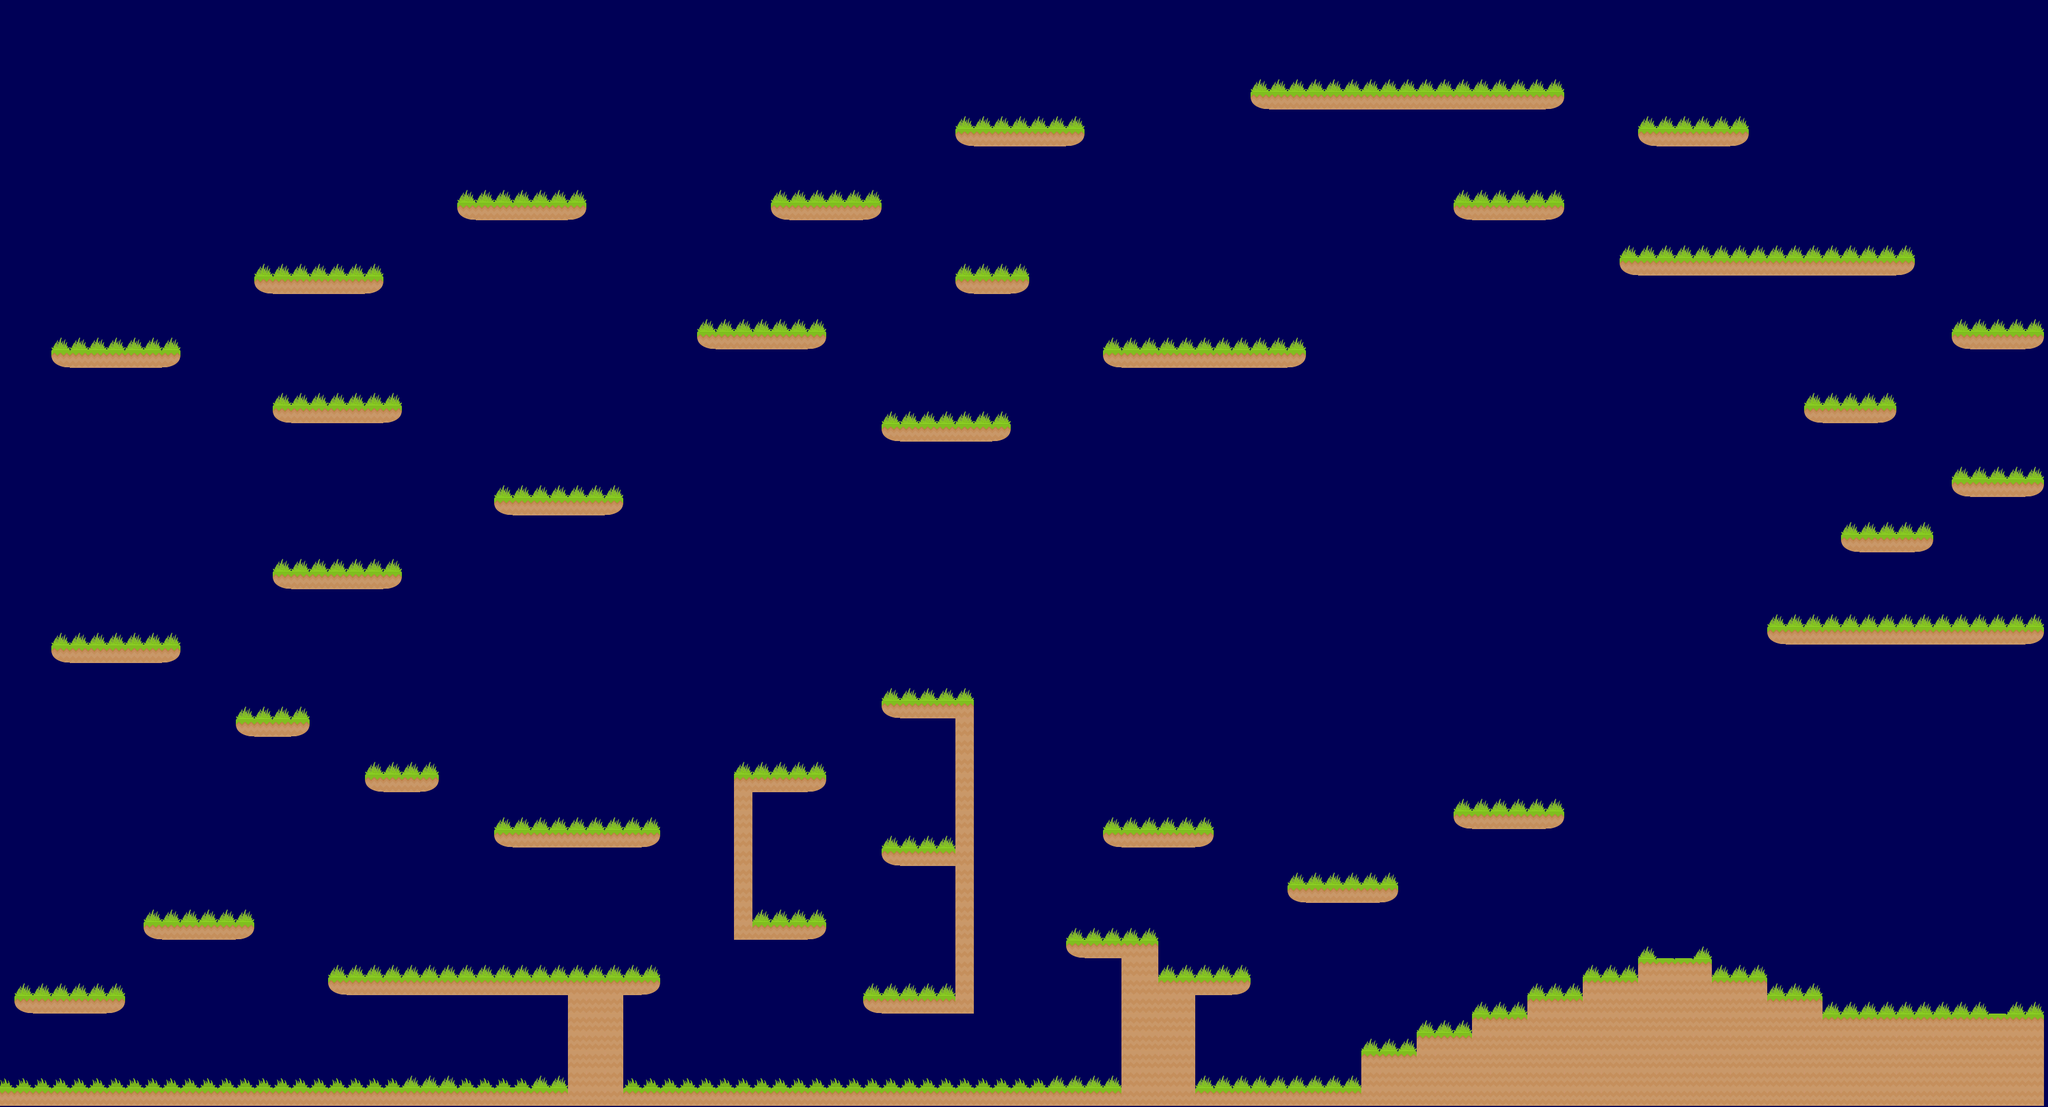

Tiled map render using the project's own tile images. Description and the map definition, with tile-layer contents summarised, below:
An orthogonal 111x60 tile map with 32x32 px tiles, 1 tile layer (Tile Layer ), 13 tilesets and 82 objects (51x land, warning).

<map version="1.2" tiledversion="1.3.0" orientation="orthogonal" renderorder="right-down" compressionlevel="0" width="111" height="60" tilewidth="32" tileheight="32" infinite="0" backgroundcolor="#e1000056" nextlayerid="11" nextobjectid="652">
 <tileset firstgid="1" name="platform-tileset" tilewidth="32" tileheight="32" tilecount="18" columns="6">
  <image source="platform-tileset.png" width="192" height="96" />
 </tileset>
 <tileset firstgid="19" name="flag" tilewidth="64" tileheight="64" tilecount="2" columns="2">
  <image source="flag.png" width="128" height="64" />
 </tileset>
 <tileset firstgid="21" name="springboard" tilewidth="32" tileheight="32" tilecount="6" columns="6">
  <image source="springboard.png" width="192" height="32" />
 </tileset>
 <tileset firstgid="27" name="coin" tilewidth="84" tileheight="84" spacing="3" tilecount="5" columns="5">
  <image source="coin.png" width="504" height="84" />
 </tileset>
 <tileset firstgid="32" name="object-tileset" tilewidth="32" tileheight="32" tilecount="7" columns="7">
  <image source="Items/object-tileset.png" width="224" height="32" />
  <tile id="0">
   <properties>
    <property name="name" value="coins" />
   </properties>
  </tile>
  <tile id="1">
   <properties>
    <property name="name" value="flag" />
   </properties>
  </tile>
  <tile id="3">
   <properties>
    <property name="name" value="springboard" />
   </properties>
  </tile>
  <tile id="4">
   <properties>
    <property name="name" value="clouds" />
   </properties>
  </tile>
  <tile id="5">
   <properties>
    <property name="color" value="red" />
    <property name="name" value="key" />
   </properties>
  </tile>
  <tile id="6">
   <properties>
    <property name="color" value="red" />
    <property name="name" value="lock" />
   </properties>
  </tile>
 </tileset>
 <tileset firstgid="39" name="gun" tilewidth="630" tileheight="533" tilecount="1" columns="1">
  <image source="gun.png" width="630" height="533" />
  <tile id="0">
   <properties>
    <property name="name" value="gun" />
   </properties>
  </tile>
 </tileset>
 <tileset firstgid="40" name="enemy-flyer1" tilewidth="64" tileheight="64" tilecount="4" columns="4">
  <properties>
   <property name="name" value="flyer" />
  </properties>
  <image source="enemy-flyer1.png" width="256" height="64" />
  <tile id="0">
   <properties>
    <property name="name" value="flyer" />
   </properties>
  </tile>
 </tileset>
 <tileset firstgid="44" name="ghost" tilewidth="64" tileheight="64" tilecount="3" columns="3">
  <properties>
   <property name="name" value="ghost" />
  </properties>
  <image source="enemy-flyer.png" width="192" height="64" />
  <tile id="0">
   <properties>
    <property name="name" value="ghost" />
   </properties>
  </tile>
 </tileset>
 <tileset firstgid="47" name="frame_4" tilewidth="200" tileheight="140" tilecount="1" columns="1">
  <image source="frame_4.png" width="256" height="256" />
  <tile id="0">
   <properties>
    <property name="name" value="flame" />
   </properties>
  </tile>
 </tileset>
 <tileset firstgid="48" name="Bomb" tilewidth="240" tileheight="200" tilecount="1" columns="1">
  <image source="frame_3.png" width="256" height="256" />
  <tile id="0">
   <properties>
    <property name="name" value="bomb" />
   </properties>
  </tile>
 </tileset>
 <tileset firstgid="49" name="clouds" tilewidth="1200" tileheight="1200" tilecount="1" columns="1">
  <properties>
   <property name="name" value="clouds" />
  </properties>
  <image source="clouds.png" width="1200" height="1200" />
 </tileset>
 <tileset firstgid="50" name="door" tilewidth="240" tileheight="240" tilecount="16" columns="4">
  <image source="door.png" width="1024" height="1024" />
  <tile id="9">
   <properties>
    <property name="name" value="door" />
   </properties>
  </tile>
 </tileset>
 <tileset firstgid="66" name="maindoor" tilewidth="300" tileheight="300" tilecount="16" columns="4">
  <image source="maindoor.png" width="1200" height="1200" />
  <tile id="5">
   <properties>
    <property name="name" value="maindoor" />
   </properties>
  </tile>
 </tileset>
 <layer id="10" name="Tile Layer " width="111" height="60" locked="1" offsetx="-7" offsety="-2">
  <data>[6660 cells, 982 non-empty, 8 distinct tile ids]</data>
 </layer>
 <objectgroup id="4" name="Object Layer " offsetx="0" offsety="2">
  <properties>
   <property name="name" value="key" />
  </properties>
  <object id="3" name="land" x="26" y="1739.27" width="192" height="30">
   <properties>
    <property name="name" value="land" />
   </properties>
  </object>
  <object id="4" name="land" x="253.03" y="1595" width="189" height="31">
   <properties>
    <property name="name" value="land" />
   </properties>
  </object>
  <object id="7" name="land" x="793" y="1885" width="2751.67" height="33">
   <properties>
    <property name="name" value="land" />
   </properties>
  </object>
  <object id="35" name="land" x="570.333" y="1696.5" width="573.167" height="27.5">
   <properties>
    <property name="name" value="land" />
   </properties>
  </object>
  <object id="36" name="land" x="987" y="1725" width="97" height="160">
   <properties>
    <property name="name" value="land" />
   </properties>
  </object>
  <object id="37" name="land" x="857" y="1438" width="287" height="32">
   <properties>
    <property name="name" value="land" />
   </properties>
  </object>
  <object id="39" name="land" x="409.5" y="1246.5" width="127.5" height="30">
   <properties>
    <property name="name" value="land" />
   </properties>
  </object>
  <object id="40" name="land" x="1274.5" y="1338" width="158" height="31">
   <properties>
    <property name="name" value="land" />
   </properties>
  </object>
  <object id="41" name="land" x="1274.5" y="1372.67" width="33" height="227.333">
   <properties>
    <property name="name" value="land" />
   </properties>
  </object>
  <object id="43" name="land" x="1272.5" y="1601" width="156" height="31">
   <properties>
    <property name="name" value="land" />
   </properties>
  </object>
  <object id="44" name="land" x="1529.5" y="1470.5" width="126.5" height="31">
   <properties>
    <property name="name" value="land" />
   </properties>
  </object>
  <object id="45" name="land" x="1660.5" y="1242" width="33" height="515.5">
   <properties>
    <property name="name" value="land" />
   </properties>
  </object>
  <object id="47" name="land" x="1502.5" y="1733" width="159" height="25">
   <properties>
    <property name="name" value="land" />
   </properties>
  </object>
  <object id="48" name="land" x="1533" y="1209.5" width="159" height="32">
   <properties>
    <property name="name" value="land" />
   </properties>
  </object>
  <object id="50" name="land" x="1852" y="1634.5" width="159.5" height="27">
   <properties>
    <property name="name" value="land" />
   </properties>
  </object>
  <object id="51" name="land" x="1943.5" y="1662.5" width="66.5" height="221">
   <properties>
    <property name="name" value="land" />
   </properties>
  </object>
  <object id="52" name="land" x="2012.5" y="1697" width="156" height="24.5">
   <properties>
    <property name="name" value="land" />
   </properties>
  </object>
  <object id="53" name="land" x="2012.5" y="1726" width="62.5" height="157">
   <properties>
    <property name="name" value="land" />
   </properties>
  </object>
  </objectgroup>
</map>
<!-- 64 of 82 objects omitted -->
